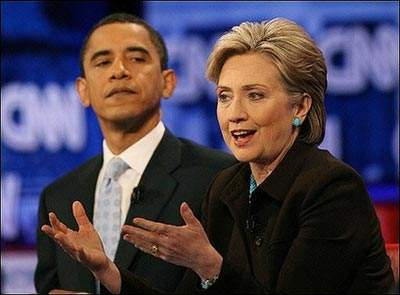
#> input picture face_distance/timg.jpg, 400 x 295 px
$ python euclidean_distance.py
#> lines starting #> are read from the running program, lines starting #| are printed output that depends on the picture
# -*- coding: utf-8 -*-
# __author__:'Administrator'
# @Time    : 2019/3/11 9:22
import cv2
import numpy as np

imagepath = "./timg.jpg"


def get_EuclideanDistance(x, y):
    myx = np.array(x)
    myy = np.array(y)
    return np.sqrt(np.sum((myx-myy)*(myx-myy)))


if __name__ == "__main__":
    # 读入图片
    myimg1 = cv2.imread(imagepath)
#> myimg1 is the input picture: shape (295, 400, 3); mean B, G, R 80.8, 65.4, 75.3
    w = myimg1.shape[1]
#> w = 400
    h = myimg1.shape[0]
#> h = 295
    sz1 = w
#> sz1 = 400
    sz0 = h
#> sz0 = 295
    # 创建空白图像
    myimg2 = np.zeros((sz0, sz1, 3), np.uint8)
    # 对比产生线条
    black = np.array([0, 0, 0])
    white = np.array([255, 255, 255])
    centercolor = np.array([125, 125, 125])
    for y in range(0, sz0-1):
        for x in range(0, sz1-1):
            mydown = myimg1[y+1, x, :]
            myright = myimg1[y, x+1, :]
            myhere = myimg1[y, x, :]
            lmyhere = myhere
            lmyright = myright
            lmydown = mydown
            if get_EuclideanDistance(lmyhere, lmydown) > 16 and get_EuclideanDistance(lmyhere, lmyright) > 16:
                myimg2[y, x, :] = black
            elif get_EuclideanDistance(lmyhere, lmydown) < 16 and get_EuclideanDistance(lmyhere, lmyright) < 16:
                myimg2[y, x, :] = white
            else:
                myimg2[y, x, :] = centercolor
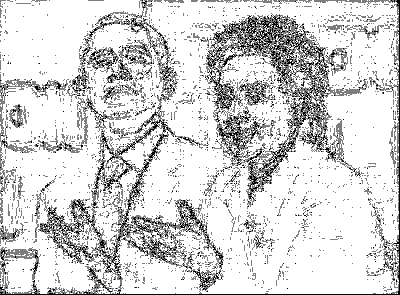
#> myimg2: shape (295, 400, 3); min 0, max 255, mean 212.2
    cv2.namedWindow('timg2')
    # 显示图片
    cv2.imshow('timg2', myimg2)
    # 保存图片
    cv2.imwrite('timg2.jpg', myimg2)
    #键盘绑定函数，等待键盘输入
    cv2.waitKey()
    # 删除指定的窗口
    cv2.destroyWindow()
